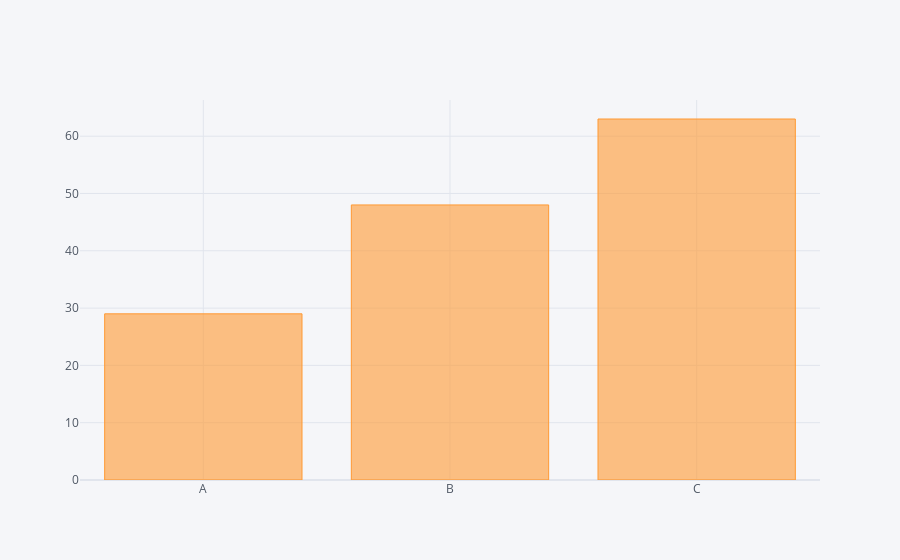

The code cell stored with this chart in its notebook:
### Code cell
df2.iplot(kind='bar', x='Category', y='Values')

### Figure 1 — Plotly figure (JSON) as saved in the notebook; plotly's stock layout.template omitted (floating-point values rounded to 4 significant figures)
{"data": [{"marker": {"color": "rgba(255, 153, 51, 0.6)", "line": {"color": "rgba(255, 153, 51, 1.0)", "width": 1}}, "name": "Values", "orientation": "v", "text": "", "type": "bar", "x": ["A", "B", "C"], "y": [29, 48, 63]}], "layout": {"legend": {"bgcolor": "#F5F6F9", "font": {"color": "#4D5663"}}, "paper_bgcolor": "#F5F6F9", "plot_bgcolor": "#F5F6F9", "title": {"font": {"color": "#4D5663"}}, "xaxis": {"gridcolor": "#E1E5ED", "showgrid": true, "tickfont": {"color": "#4D5663"}, "title": {"font": {"color": "#4D5663"}, "text": ""}, "zerolinecolor": "#E1E5ED"}, "yaxis": {"gridcolor": "#E1E5ED", "showgrid": true, "tickfont": {"color": "#4D5663"}, "title": {"font": {"color": "#4D5663"}, "text": ""}, "zerolinecolor": "#E1E5ED"}}}
